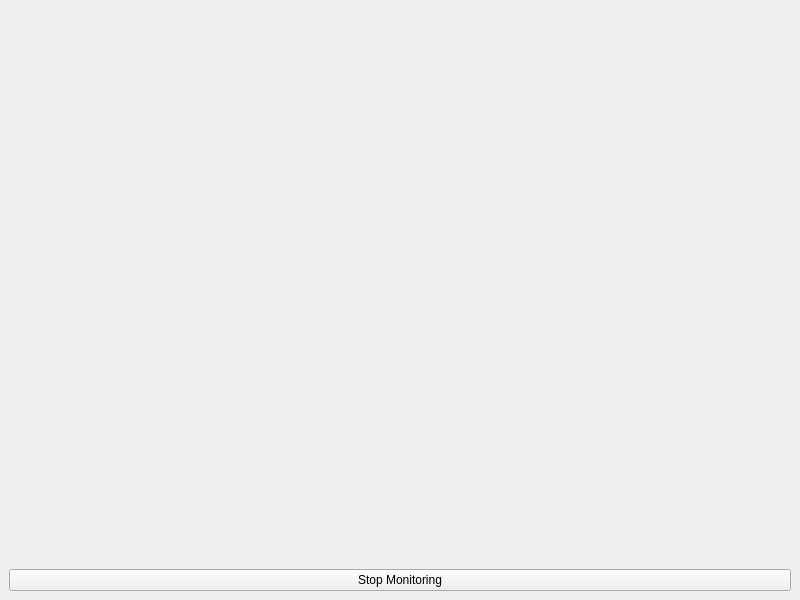
<?xml version="1.0" encoding="UTF-8"?>
<ui version="4.0">
 <class>MainWindow</class>
 <widget class="QMainWindow" name="MainWindow">
  <property name="geometry">
   <rect>
    <x>0</x>
    <y>0</y>
    <width>800</width>
    <height>600</height>
   </rect>
  </property>
  <property name="minimumSize">
   <size>
    <width>800</width>
    <height>600</height>
   </size>
  </property>
  <property name="maximumSize">
   <size>
    <width>800</width>
    <height>600</height>
   </size>
  </property>
  <property name="windowTitle">
   <string>MainWindow</string>
  </property>
  <widget class="QWidget" name="centralwidget">
   <layout class="QGridLayout" name="gridLayout">
    <item row="0" column="0">
     <widget class="QLabel" name="label_detection">
      <property name="text">
       <string/>
      </property>
     </widget>
    </item>
    <item row="1" column="0">
     <widget class="QPushButton" name="stop_detection_button">
      <property name="text">
       <string>Stop Monitoring</string>
      </property>
     </widget>
    </item>
   </layout>
  </widget>
 </widget>
 <resources/>
 <connections/>
</ui>
